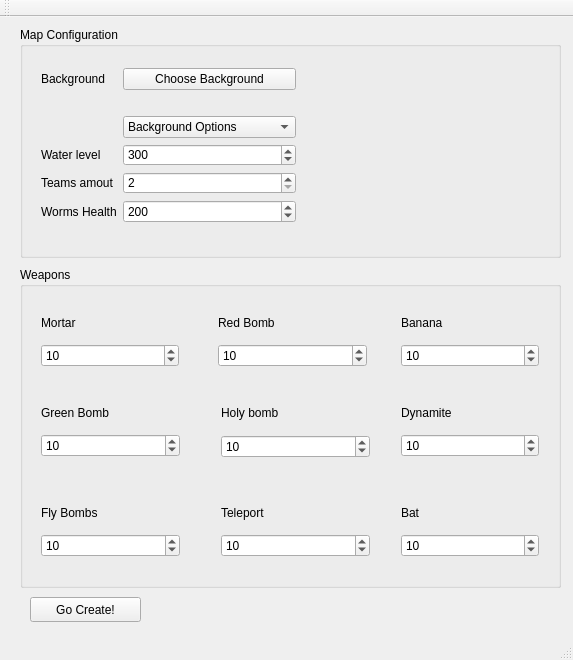
<?xml version="1.0" encoding="UTF-8"?>
<ui version="4.0">
 <class>EditorLauncher</class>
 <widget class="QMainWindow" name="EditorLauncher">
  <property name="geometry">
   <rect>
    <x>0</x>
    <y>0</y>
    <width>573</width>
    <height>660</height>
   </rect>
  </property>
  <property name="windowTitle">
   <string>EditorLauncher</string>
  </property>
  <widget class="QWidget" name="centralWidget">
   <widget class="QGroupBox" name="group_weapons_config">
    <property name="geometry">
     <rect>
      <x>20</x>
      <y>250</y>
      <width>541</width>
      <height>321</height>
     </rect>
    </property>
    <property name="title">
     <string>Weapons</string>
    </property>
    <widget class="QWidget" name="verticalLayoutWidget_2">
     <property name="geometry">
      <rect>
       <x>10</x>
       <y>30</y>
       <width>160</width>
       <height>81</height>
      </rect>
     </property>
     <layout class="QVBoxLayout" name="weapon_mortar">
      <item>
       <layout class="QHBoxLayout" name="horizontalLayout">
        <item>
         <widget class="QLabel" name="label_mortar">
          <property name="text">
           <string>Mortar</string>
          </property>
         </widget>
        </item>
        <item>
         <widget class="QLabel" name="label_mortar_picture">
          <property name="text">
           <string/>
          </property>
          <property name="pixmap">
           <pixmap resource="resources.qrc">:/resources/graphics/Weapon Icons/mortar.1.png</pixmap>
          </property>
         </widget>
        </item>
       </layout>
      </item>
      <item>
       <widget class="QSpinBox" name="mortar_ammo">
        <property name="maximum">
         <number>999999999</number>
        </property>
        <property name="value">
         <number>10</number>
        </property>
       </widget>
      </item>
     </layout>
    </widget>
    <widget class="QWidget" name="verticalLayoutWidget_3">
     <property name="geometry">
      <rect>
       <x>10</x>
       <y>120</y>
       <width>161</width>
       <height>81</height>
      </rect>
     </property>
     <layout class="QVBoxLayout" name="weapon_green_bomb">
      <item>
       <layout class="QHBoxLayout" name="horizontalLayout_5">
        <item>
         <widget class="QLabel" name="label_green_bomb">
          <property name="text">
           <string>Green Bomb</string>
          </property>
         </widget>
        </item>
        <item>
         <widget class="QLabel" name="label_green_bomb_picture">
          <property name="text">
           <string/>
          </property>
          <property name="pixmap">
           <pixmap resource="resources.qrc">:/resources/graphics/Weapon Icons/grenade.1.png</pixmap>
          </property>
         </widget>
        </item>
       </layout>
      </item>
      <item>
       <widget class="QSpinBox" name="green_bomb_ammo">
        <property name="maximum">
         <number>999999999</number>
        </property>
        <property name="value">
         <number>10</number>
        </property>
       </widget>
      </item>
     </layout>
    </widget>
    <widget class="QWidget" name="verticalLayoutWidget_4">
     <property name="geometry">
      <rect>
       <x>187</x>
       <y>30</y>
       <width>171</width>
       <height>81</height>
      </rect>
     </property>
     <layout class="QVBoxLayout" name="weapon_red_bomb">
      <item>
       <layout class="QHBoxLayout" name="horizontalLayout_2">
        <item>
         <widget class="QLabel" name="label_red_bomb">
          <property name="text">
           <string>Red Bomb</string>
          </property>
         </widget>
        </item>
        <item>
         <widget class="QLabel" name="label_red_bomb_picture">
          <property name="text">
           <string/>
          </property>
          <property name="pixmap">
           <pixmap resource="resources.qrc">:/resources/graphics/Weapon Icons/cluster.1.png</pixmap>
          </property>
         </widget>
        </item>
       </layout>
      </item>
      <item>
       <widget class="QSpinBox" name="red_bomb_ammo">
        <property name="maximum">
         <number>999999999</number>
        </property>
        <property name="value">
         <number>10</number>
        </property>
       </widget>
      </item>
     </layout>
    </widget>
    <widget class="QWidget" name="verticalLayoutWidget_5">
     <property name="geometry">
      <rect>
       <x>190</x>
       <y>120</y>
       <width>171</width>
       <height>82</height>
      </rect>
     </property>
     <layout class="QVBoxLayout" name="weapon_holy_bomb">
      <item>
       <layout class="QHBoxLayout" name="horizontalLayout_6">
        <item>
         <widget class="QLabel" name="label_holy_bomb">
          <property name="text">
           <string>&lt;html&gt;&lt;head/&gt;&lt;body&gt;&lt;p&gt;Holy bomb&lt;/p&gt;&lt;/body&gt;&lt;/html&gt;</string>
          </property>
         </widget>
        </item>
        <item>
         <widget class="QLabel" name="label_holy_bomb_picture">
          <property name="text">
           <string/>
          </property>
          <property name="pixmap">
           <pixmap resource="resources.qrc">:/resources/graphics/Weapon Icons/hgrenade.1.png</pixmap>
          </property>
         </widget>
        </item>
       </layout>
      </item>
      <item>
       <widget class="QSpinBox" name="holy_bomb_ammo">
        <property name="maximum">
         <number>999999999</number>
        </property>
        <property name="value">
         <number>10</number>
        </property>
       </widget>
      </item>
     </layout>
    </widget>
    <widget class="QWidget" name="verticalLayoutWidget_6">
     <property name="geometry">
      <rect>
       <x>370</x>
       <y>30</y>
       <width>160</width>
       <height>81</height>
      </rect>
     </property>
     <layout class="QVBoxLayout" name="weapon_banana">
      <item>
       <layout class="QHBoxLayout" name="horizontalLayout_3">
        <item>
         <widget class="QLabel" name="label_banana">
          <property name="text">
           <string>Banana</string>
          </property>
         </widget>
        </item>
        <item>
         <widget class="QLabel" name="label_banana_picture">
          <property name="text">
           <string/>
          </property>
          <property name="pixmap">
           <pixmap resource="resources.qrc">:/resources/graphics/Weapon Icons/banana.1.png</pixmap>
          </property>
         </widget>
        </item>
       </layout>
      </item>
      <item>
       <widget class="QSpinBox" name="banana_ammo">
        <property name="maximum">
         <number>999999999</number>
        </property>
        <property name="value">
         <number>10</number>
        </property>
       </widget>
      </item>
     </layout>
    </widget>
    <widget class="QWidget" name="verticalLayoutWidget_7">
     <property name="geometry">
      <rect>
       <x>370</x>
       <y>120</y>
       <width>160</width>
       <height>81</height>
      </rect>
     </property>
     <layout class="QVBoxLayout" name="weapon_dynamite">
      <item>
       <layout class="QHBoxLayout" name="horizontalLayout_7">
        <item>
         <widget class="QLabel" name="label_dynamite">
          <property name="text">
           <string>Dynamite</string>
          </property>
         </widget>
        </item>
        <item>
         <widget class="QLabel" name="label_dynamite_picture">
          <property name="text">
           <string/>
          </property>
          <property name="pixmap">
           <pixmap resource="resources.qrc">:/resources/graphics/Weapon Icons/dynamite.1.png</pixmap>
          </property>
         </widget>
        </item>
       </layout>
      </item>
      <item>
       <widget class="QSpinBox" name="dynamite_ammo">
        <property name="maximum">
         <number>999999999</number>
        </property>
        <property name="value">
         <number>10</number>
        </property>
       </widget>
      </item>
     </layout>
    </widget>
    <widget class="QWidget" name="verticalLayoutWidget_8">
     <property name="geometry">
      <rect>
       <x>10</x>
       <y>220</y>
       <width>161</width>
       <height>81</height>
      </rect>
     </property>
     <layout class="QVBoxLayout" name="weapon_fly_bombs">
      <item>
       <layout class="QHBoxLayout" name="horizontalLayout_8">
        <item>
         <widget class="QLabel" name="label_fly_bombs">
          <property name="text">
           <string>Fly Bombs</string>
          </property>
         </widget>
        </item>
        <item>
         <widget class="QLabel" name="label_fly_bombs_picture">
          <property name="text">
           <string/>
          </property>
          <property name="pixmap">
           <pixmap resource="resources.qrc">:/resources/graphics/Weapon Icons/airstrke.1.png</pixmap>
          </property>
         </widget>
        </item>
       </layout>
      </item>
      <item>
       <widget class="QSpinBox" name="fly_bombs_ammo">
        <property name="maximum">
         <number>999999999</number>
        </property>
        <property name="value">
         <number>10</number>
        </property>
       </widget>
      </item>
     </layout>
    </widget>
    <widget class="QWidget" name="verticalLayoutWidget_9">
     <property name="geometry">
      <rect>
       <x>190</x>
       <y>220</y>
       <width>171</width>
       <height>81</height>
      </rect>
     </property>
     <layout class="QVBoxLayout" name="weapon_teleport">
      <item>
       <layout class="QHBoxLayout" name="horizontalLayout_9">
        <item>
         <layout class="QHBoxLayout" name="horizontalLayout_10">
          <item>
           <widget class="QLabel" name="label_teleport">
            <property name="text">
             <string>Teleport</string>
            </property>
           </widget>
          </item>
          <item>
           <widget class="QLabel" name="label_teleport_picture">
            <property name="text">
             <string/>
            </property>
            <property name="pixmap">
             <pixmap resource="resources.qrc">:/resources/graphics/Weapon Icons/teleport.1.png</pixmap>
            </property>
           </widget>
          </item>
         </layout>
        </item>
       </layout>
      </item>
      <item>
       <widget class="QSpinBox" name="teleport_ammo">
        <property name="maximum">
         <number>999999999</number>
        </property>
        <property name="value">
         <number>10</number>
        </property>
       </widget>
      </item>
     </layout>
    </widget>
    <widget class="QWidget" name="verticalLayoutWidget_10">
     <property name="geometry">
      <rect>
       <x>370</x>
       <y>220</y>
       <width>160</width>
       <height>81</height>
      </rect>
     </property>
     <layout class="QVBoxLayout" name="weapon_bat">
      <item>
       <layout class="QHBoxLayout" name="horizontalLayout_11">
        <item>
         <widget class="QLabel" name="label_bat">
          <property name="text">
           <string>Bat</string>
          </property>
         </widget>
        </item>
        <item>
         <widget class="QLabel" name="label_bat_picture">
          <property name="text">
           <string/>
          </property>
          <property name="pixmap">
           <pixmap resource="resources.qrc">:/resources/graphics/Weapon Icons/baseball.1.png</pixmap>
          </property>
         </widget>
        </item>
       </layout>
      </item>
      <item>
       <widget class="QSpinBox" name="bat_ammo">
        <property name="maximum">
         <number>999999999</number>
        </property>
        <property name="value">
         <number>10</number>
        </property>
       </widget>
      </item>
     </layout>
    </widget>
   </widget>
   <widget class="QGroupBox" name="group_map_config">
    <property name="geometry">
     <rect>
      <x>20</x>
      <y>10</y>
      <width>541</width>
      <height>231</height>
     </rect>
    </property>
    <property name="title">
     <string>Map Configuration</string>
    </property>
    <widget class="QWidget" name="formLayoutWidget">
     <property name="geometry">
      <rect>
       <x>10</x>
       <y>30</y>
       <width>277</width>
       <height>177</height>
      </rect>
     </property>
     <layout class="QFormLayout" name="layout_map_config">
      <item row="0" column="0">
       <widget class="QLabel" name="label_background">
        <property name="text">
         <string>Background</string>
        </property>
       </widget>
      </item>
      <item row="0" column="1">
       <widget class="QPushButton" name="background_path">
        <property name="text">
         <string>Choose Background</string>
        </property>
       </widget>
      </item>
      <item row="2" column="1">
       <widget class="QComboBox" name="background_options">
        <item>
         <property name="text">
          <string>Background Options</string>
         </property>
        </item>
        <item>
         <property name="text">
          <string>Mosaic</string>
         </property>
        </item>
        <item>
         <property name="text">
          <string>Expanded</string>
         </property>
        </item>
        <item>
         <property name="text">
          <string>Centered</string>
         </property>
        </item>
       </widget>
      </item>
      <item row="3" column="0">
       <widget class="QLabel" name="label_water_level">
        <property name="text">
         <string>Water level</string>
        </property>
       </widget>
      </item>
      <item row="3" column="1">
       <widget class="QSpinBox" name="water_level">
        <property name="minimum">
         <number>100</number>
        </property>
        <property name="maximum">
         <number>1000</number>
        </property>
        <property name="value">
         <number>300</number>
        </property>
       </widget>
      </item>
      <item row="4" column="0">
       <widget class="QLabel" name="label_Teams_amount">
        <property name="text">
         <string>Teams amout</string>
        </property>
       </widget>
      </item>
      <item row="4" column="1">
       <widget class="QSpinBox" name="teams_amount">
        <property name="minimum">
         <number>2</number>
        </property>
        <property name="maximum">
         <number>3</number>
        </property>
       </widget>
      </item>
      <item row="5" column="0">
       <widget class="QLabel" name="labels_worms_health">
        <property name="text">
         <string>Worms Health</string>
        </property>
       </widget>
      </item>
      <item row="5" column="1">
       <widget class="QSpinBox" name="worms_health">
        <property name="minimum">
         <number>1</number>
        </property>
        <property name="maximum">
         <number>400</number>
        </property>
        <property name="value">
         <number>200</number>
        </property>
       </widget>
      </item>
      <item row="1" column="1">
       <widget class="QLabel" name="label">
        <property name="text">
         <string/>
        </property>
       </widget>
      </item>
     </layout>
    </widget>
    <widget class="QLabel" name="label_background_path">
     <property name="geometry">
      <rect>
       <x>10</x>
       <y>60</y>
       <width>531</width>
       <height>21</height>
      </rect>
     </property>
     <property name="text">
      <string/>
     </property>
    </widget>
   </widget>
   <widget class="QPushButton" name="go_create">
    <property name="geometry">
     <rect>
      <x>30</x>
      <y>580</y>
      <width>111</width>
      <height>25</height>
     </rect>
    </property>
    <property name="text">
     <string>Go Create!</string>
    </property>
   </widget>
   <widget class="QLabel" name="label_errors">
    <property name="geometry">
     <rect>
      <x>150</x>
      <y>580</y>
      <width>411</width>
      <height>20</height>
     </rect>
    </property>
    <property name="text">
     <string>&lt;html&gt;&lt;head/&gt;&lt;body&gt;&lt;p&gt;&lt;span style=&quot; color:#ef2929;&quot;&gt;&lt;br/&gt;&lt;/span&gt;&lt;/p&gt;&lt;/body&gt;&lt;/html&gt;</string>
    </property>
    <property name="textFormat">
     <enum>Qt::RichText</enum>
    </property>
   </widget>
  </widget>
  <widget class="QMenuBar" name="menuBar">
   <property name="geometry">
    <rect>
     <x>0</x>
     <y>0</y>
     <width>573</width>
     <height>22</height>
    </rect>
   </property>
  </widget>
  <widget class="QToolBar" name="mainToolBar">
   <attribute name="toolBarArea">
    <enum>TopToolBarArea</enum>
   </attribute>
   <attribute name="toolBarBreak">
    <bool>false</bool>
   </attribute>
  </widget>
  <widget class="QStatusBar" name="statusBar"/>
 </widget>
 <layoutdefault spacing="6" margin="11"/>
 <resources>
  <include location="resources.qrc"/>
 </resources>
 <connections/>
</ui>
